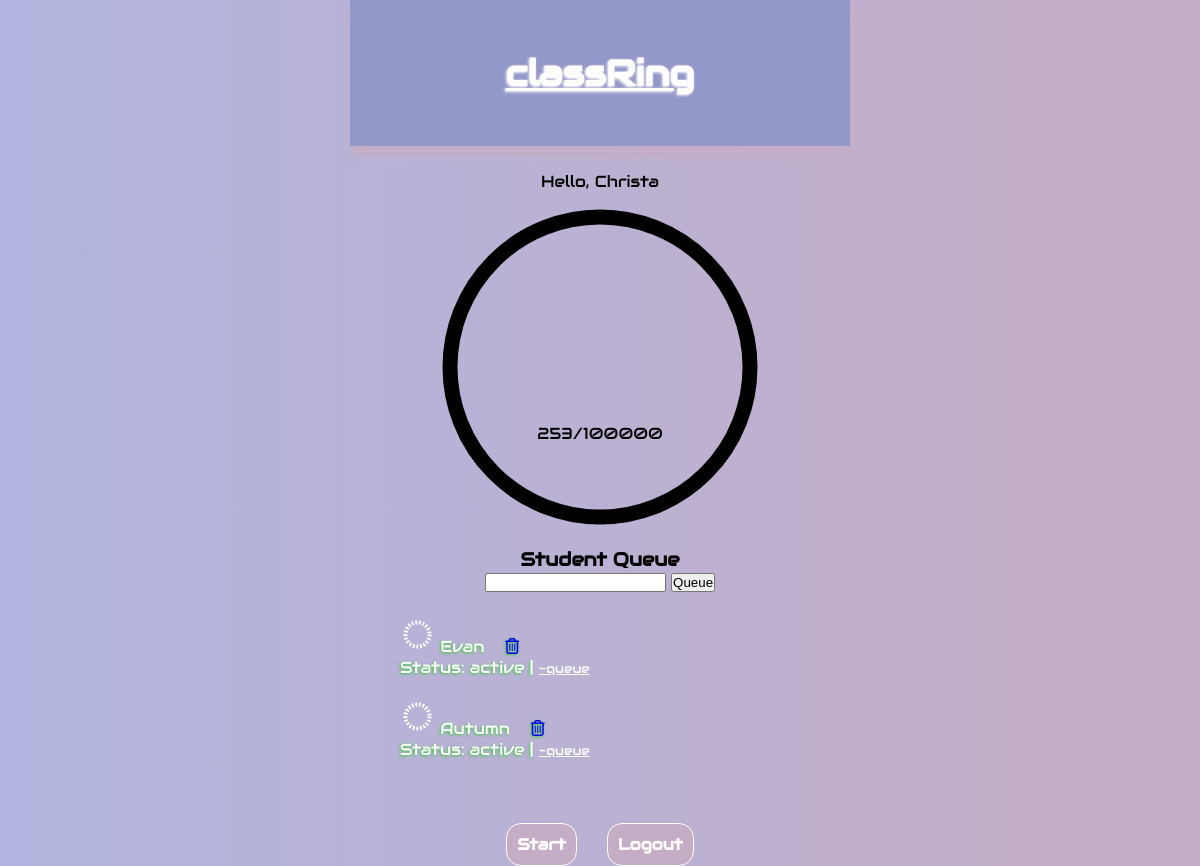
Page /dash (signed in) on the committed database.
### classRing/models.py (models this page shows, shortened)
class Admin(db.Model, UserMixin):
    id = db.Column(db.Integer, primary_key=True, autoincrement=True)
    name = db.Column(db.String(50), nullable=False)
    password = db.Column(db.String(50), nullable=False)
    current_value = db.Column(db.Integer, default=0)
    target_value = db.Column(db.Integer, default=int(100000))
    students = db.relationship('Student', backref='admin', lazy=True)

class Student(db.Model):
    id = db.Column(db.Integer, primary_key=True, autoincrement=True)
    name = db.Column(db.String(50), nullable=False)
    is_active = db.Column(db.Boolean, default=False)
    admin_id = db.Column(db.Integer, db.ForeignKey('admin.id'), nullable=False)
    ring = db.relationship('Ring', backref='student', uselist=False, lazy=True)

### classRing/main.py (the view, shortened to what this page needs)
@mainBP.route('/dash', methods=('GET', 'POST'))
@login_required
def dash():
    form = StudentForm()
    students = Student.query.filter_by(admin_id=current_user.id).all()
    return render_template('dash.html', form=form, students=students)

### classRing/forms.py
class StudentForm(FlaskForm):
    name = StringField('Name', validators=[DataRequired()])
    submit = SubmitField('Queue')

### classRing/main.py (called while the page is built)
@login_manager.user_loader
def load_user(user_id):
    return Admin.query.get(user_id)

### classRing/templates/dash.html (shortened to what this page needs)
{% extends "base.html" %}  {% block content %}
<div class="greeting-block">
  <p>Hello, {{ current_user.name }}</p>
  <div id="masterRingSet">
    <svg id="masterRing" class="cir" width="350" height="350">
      <circle r="150" cx="50%" cy="50%" />
    </svg>
    <p id="masterPoints">
      {{ current_user.current_value }}/{{ current_user.target_value }}
    </p>
  </div>
  <h3>Student Queue</h3>
</div>
<form id="register-student-form" method="post">
  {{ form.csrf_token }} {{ form.name }} {{ form.submit }}
</form>
<ul id="student-queue">
  {% for student in students %} {% if student.is_active is sameas true %}
  <li class="go student active-student">
    <svg id="testvg" class="rotate" width="35" height="35">
      <circle r="12" cx="50%" cy="50%" />
    </svg>
    {{ student.name }} &nbsp;&nbsp;
    <a href="{{ url_for('main.delete', sid=student.id) }}"
      ><i class="fa-regular fa-trash-can"></i
    ></a>
    <p class="status">
      Status: active |
      <a
        class="stop text-small"
        href="{{ url_for('main.deactivate', sid=student.id) }}"
        >-queue</a
      >
    </p>
  </li>
    {% endif %}
  <br />
  {% endfor %}
</ul>
<br /><br />
<div class="btn-block">
  <a class="btn" href="{{ url_for('main.platform') }}">Start</a>
  <br /><br />
  <a href="{{ url_for('main.logout') }}" class="btn">Logout</a>
</div>
{% endblock %}

### classRing/static/style.css (style rules this page uses)
:root, :root.light { --bgDark: #b2b5e0; --Dark: #9498c9; --bgLight: #c5adc5; --textDark: #c5adc5; --textLight: #c5adc5; --pure: #fefefe; --font: "Audiowide", sans-serif; }
* { box-sizing: border-box; margin: 0; padding: 0; }
body { margin: 0 auto; padding: 0; background-image: linear-gradient(90deg, var(--bgDark), var(--bgLight)); font-family: var(--font); min-width: 380px; max-width: 500px; }
.go { color: var(--pure); text-shadow: -1px 1px 3px limegreen; }
.stop { color: var(--pure); text-shadow: -1px 1px 3px red; }
.text-small { font-size: 0.8rem; text-shadow: none; color: var(--pure); }
.btn { color: var(--pure); font-weight: 800; border: 1px solid var(--pure); border-radius: 15px; background-color: var(--textDark); padding: 10px; text-decoration: none; }
.btn-block { display: flex; gap: 15px; justify-content: center; align-items: center; }
.greeting-block { text-align: center; position: relative; }
#masterRingSet { position: relative; }
svg#masterRing { stroke-width: 15; stroke: #000; fill: none; padding: 2%; position: relative; }
p#masterPoints { position: absolute; top: 65%; right: 0; left: 0; }
form#register-student-form { text-align: center; margin-bottom: 25px; }
ul#student-queue { text-align: center; width: 80%; margin: 0 auto; list-style: none; }
ul#student-queue li { text-align: start; width: 100%; }
svg.cir { stroke-width: 10; stroke: #000; fill: none; padding: 2%; position: absolute; top: 0; left: 0; }
svg#testvg { border-radius: 50%; padding: 0; }
.rotate { animation: rotate 3s linear infinite; transform-origin: center; }

### rows in the picture
Admin: name "Christa", current_value "253", target_value "100000"
Student: name "Evan"
Student: name "Autumn"
